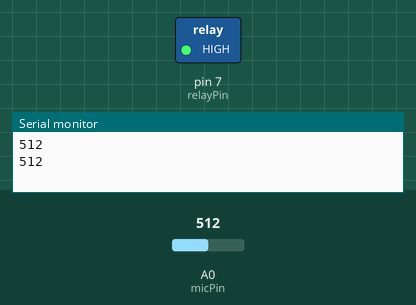
Simulated run of this sketch. Board: Arduino Uno, built with avr-gcc and run on an emulated ATmega328P. On the bench: switched loads named in the sketch (green lamp = pin HIGH), the last lines printed to the serial monitor. The test bench sets the inputs (shaded band); at power-on: A0 (micPin) = 512.

Above: at 4.8 s.
4.9 s: A0 (micPin) set to 411
9.9 s: A0 (micPin) set to 392
At 10.4 s:
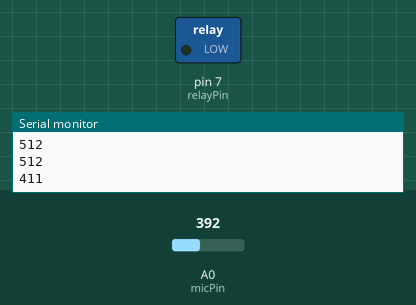
14.9 s: A0 (micPin) set to 410
At 15.6 s:
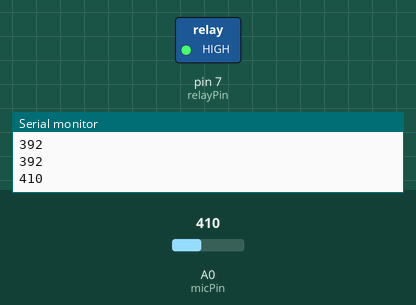
24.2 s: A0 (micPin) set to 390
At 25.6 s:
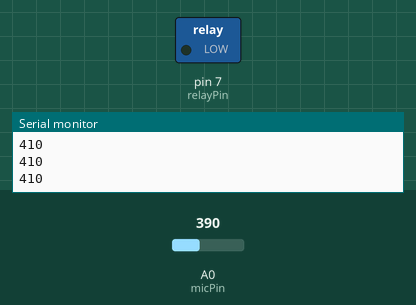
Timing chart, 0 to 27.2 s (numbered marks = the images above; inputs shaded):
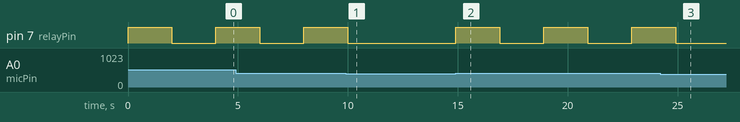

The sketch:

Sound_controlled_motor.ino
```cpp
const int soundSensor = 2; // Digital Pin of the sound sensor
const int micPin = A0; //Analog Pin of the sound sensor
const int relayPin = 7; // Relay Pin
const int motorTime = 2000; // Time in milliseconds (2 seg)
int threshold = 400; // Adjust based on the environment

void setup() {
  pinMode(relayPin, OUTPUT);
  digitalWrite(relayPin, LOW); // Motor apagado al inicio
  Serial.begin(9600);
}

void loop() {
  int micValue = analogRead(micPin);
  Serial.println(micValue);

  if (micValue > threshold) {
    digitalWrite(relayPin, HIGH); // Enciende el motor
    delay(motorTime); // Mantiene el motor encendido por 5 segundos
    digitalWrite(relayPin, LOW); // Apaga el motor
    delay(motorTime); // Mantiene el motor encendido por 5 segundos
  }
}
```

Measured:
- the behaviour switches between 401 and 400 on A0 (micPin) (found by bisection; images 0 and 1)
- after the input at 9.9 s, pin 7 (relayPin): goes on until 10.0 s, then stays LOW
- after the input at 14.9 s, pin 7 (relayPin): alternates HIGH for 2.0 s and LOW for 2.0 s, starting at once
- after the input at 24.2 s, pin 7 (relayPin): goes on until 24.9 s, then stays LOW
